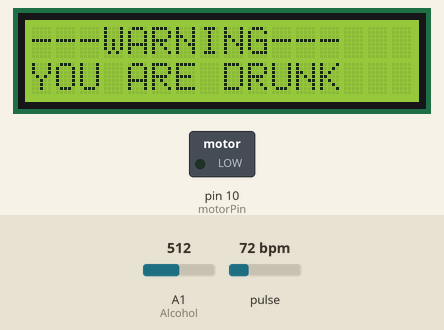
Simulated run of this sketch. Board: Arduino Uno, built with avr-gcc and run on an emulated ATmega328P. Shown: 16×2 character LCD, switched loads named in the sketch (green lamp = pin HIGH). The inputs (shaded band) are chosen by the test bench; at power-on: A1 (Alcohol) = 512, pulse 72 bpm. What the sketch prints to the serial monitor is not drawn.

Above: at 1.2 s.
1.3 s: A1 (Alcohol) set to 487
At 8.0 s:
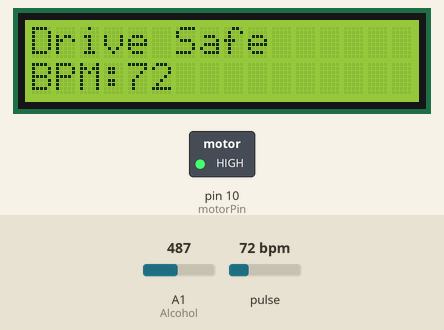
8.6 s: pulse set to 42 bpm
At 9.6 s:
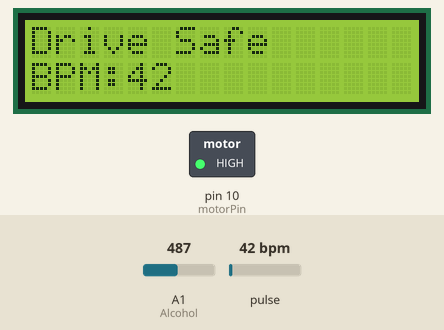
13.8 s: pulse set to 70 bpm
At 16.7 s:
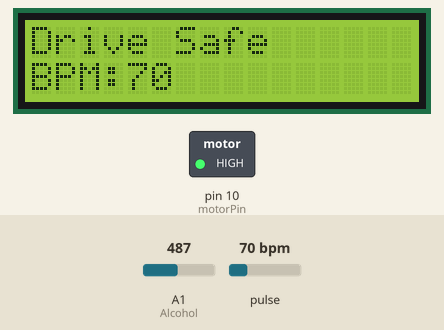
19.0 s: pulse set to 100 bpm
At 19.9 s:
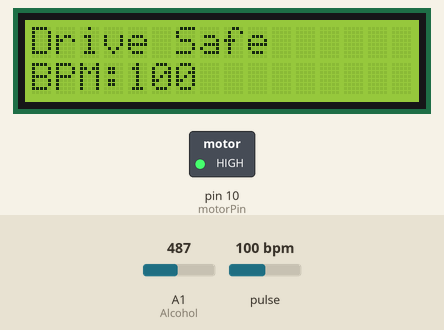
24.2 s: A1 (Alcohol) set to 510
At 26.1 s:
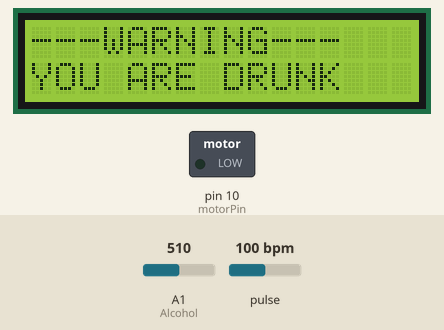
29.4 s: A1 (Alcohol) set to 490
At 32.7 s:
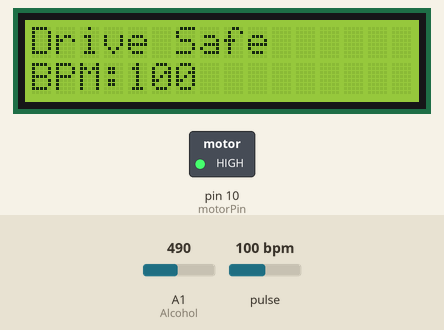
Timing chart, 0 to 34.2 s (numbered marks = the images above; inputs shaded):
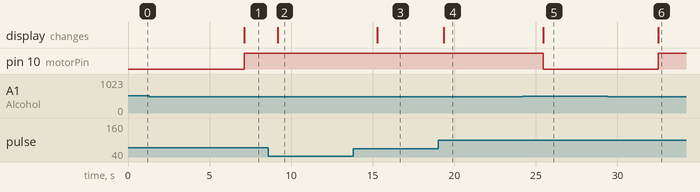

Measured:
- the behaviour switches between 501 and 500 on A1 (Alcohol) (found by bisection; images 0 and 1)
- after the input at 1.3 s, pin 10 (motorPin): LOW → HIGH after 5.8 s; the display: changes after 5.8 s (image 1)
- after the input at 8.6 s, the display: changes after 0.57 s (image 2)
- after the input at 13.8 s, the display: changes after 1.5 s (image 3)
- after the input at 19.0 s, the display: changes after 0.34 s (image 4)
- after the input at 24.2 s, pin 10 (motorPin): HIGH → LOW after 1.3 s; the display: changes after 1.3 s (image 5)
- after the input at 29.4 s, pin 10 (motorPin): LOW → HIGH after 3.1 s; the display: changes after 3.1 s (image 6)

The sketch:

mq3pulse.ino
```cpp
#include <Wire.h>
#include <LiquidCrystal_I2C.h>
#define USE_ARDUINO_INTERRUPTS true
#include <PulseSensorPlayground.h>

LiquidCrystal_I2C lcd(0x27, 16, 2);
int Alcohol = A1;
int sensorThres = 500;
int motorPin = 10;
const int PulseWire = A0;

PulseSensorPlayground pulseSensor;

void setup()
{
  Serial.begin(9600);
  pinMode(motorPin, OUTPUT);
  pinMode(Alcohol, INPUT);
  pulseSensor.analogInput(PulseWire);

  lcd.begin();


  lcd.backlight();
  lcd.clear();

   if (pulseSensor.begin()) {
    Serial.println("We created a pulseSensor Object !");
  }
}


void loop()
{
int myBPM = pulseSensor.getBeatsPerMinute();
if (pulseSensor.sawStartOfBeat()) {            // Constantly test to see if "a beat happened".
 Serial.println("  A HeartBeat Happened ! "); // If test is "true", print a message "a heartbeat happened".
 Serial.print("BPM: ");                        // Print phrase "BPM: "
 Serial.println(myBPM);                        // Print the value inside of myBPM.
}

 //////////////////////////////mq3 and motor////////////////////////
 int analogSensor = analogRead(Alcohol);
  Serial.println(analogSensor);
  if (analogSensor > sensorThres)

      {
        Serial.println("---WARNING---");
        Serial.println("YOU ARE DRUNK");
        lcd.clear();
        lcd.setCursor(0,0);
        lcd.print("---WARNING---");
        lcd.setCursor(0,1);
        lcd.print("YOU ARE DRUNK");
        digitalWrite(motorPin, LOW);
        delay(5000);


      }

      else
      {
        Serial.println("ALCOHOL DETECTOR");
        Serial.println("YOU'RE NOT DRUNK");
        lcd.clear();
        lcd.setCursor(0,0);
        lcd.print("Drive Safe");
        lcd.setCursor(0,1);
        lcd.print("BPM: ");
        lcd.setCursor(4,1);
        lcd.print(myBPM);


        digitalWrite(motorPin, HIGH);
      }
//////////////////////////Location Send////////////////////
if (myBPM > 200 && analogSensor > sensorThres )

      {
        Serial.println("Highly drunk, message sent to your emergency contacts. BOOK A CAB!");
        lcd.clear();
        lcd.setCursor(0,0);
        lcd.print("HIGHLY DRUNK Detected");
        lcd.setCursor(0,1);
        lcd.print("SMS SENT");
      }

      else
      {
        Serial.println("Clear");

      }
 delay(2000);
}
```
